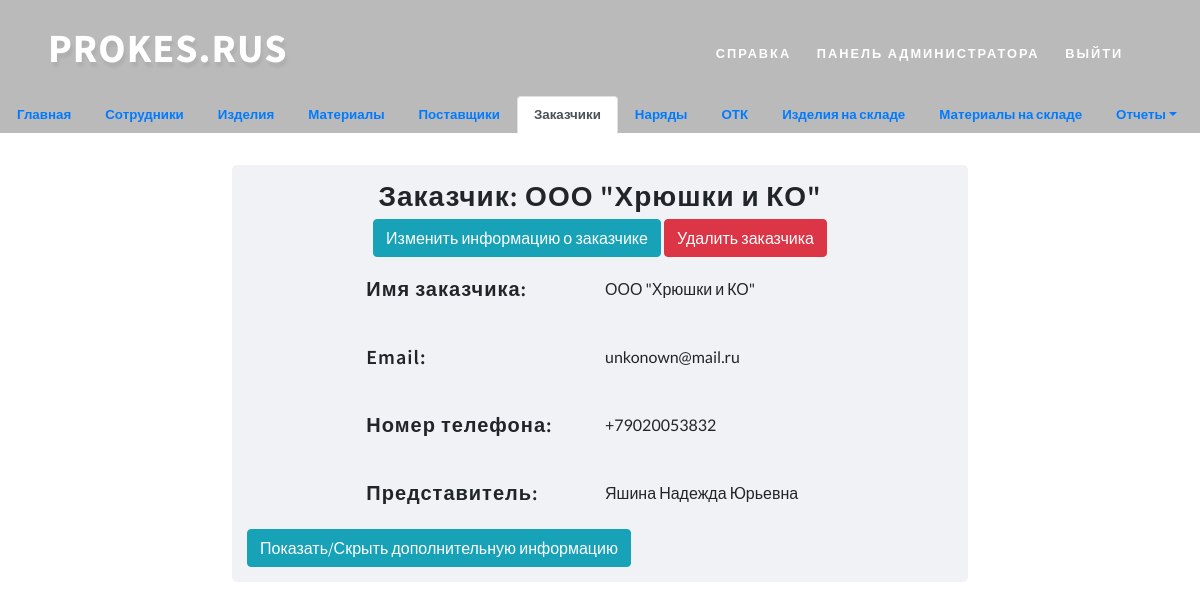
/customer_list/1/ (signed in), run on the app's committed database.
### prokes/models.py (models this page shows, shortened)
class Customer(models.Model):
    name = models.CharField("Имя заказчика", max_length=120)
    email = models.EmailField("Email", unique=True)
    phone_number = models.CharField("Номер телефона", max_length=11, default='8')
    representative = models.CharField("Представитель (ФИО)", max_length=100)
    class Meta:
        verbose_name = "Заказчик"
        verbose_name_plural = 'Заказчики'

### prokes/views.py (the view, shortened to what this page needs)
# urls.py: path('customer_list/<int:pk>/', login_required(login_url='login')(views.CustomerDetailView), name="customer_detail"),
def CustomerDetailView(request, pk):
    OrderFormSet = inlineformset_factory(Customer, CheckoutGoods, fields=('date', "code_goods", "values"), extra=10)
    customer = Customer.objects.get(id=pk)
    goods = CheckoutGoods.objects.filter(customer_name=pk).order_by("date")
    formset = OrderFormSet(queryset=CheckoutGoods.objects.none(), instance=customer)
    calendar_filters = SearchCheckoutGoodsFilter(request.GET, queryset=goods)
    error = ""
    context = {"customer": customer, "formset": formset,
               "error": error, "goods": goods, "calendar_filters": calendar_filters}
    return render(request, "customer/customer_detail.html", context)

### prokes/models.py (called while the page is built)
    def __str__(self):
        return self.code

### prokes/templatetags/poll_extras.py (called while the page is built)
@register.filter()
def values(items, attr_name):
    return [getattr(i, attr_name) for i in items]

@register.filter()
def distinct(items):
    return set(items)

### templates/customer/customer_detail.html (shortened to what this page needs)
{% extends 'customer/base.html' %}
{% load poll_extras %}
{% block customer %}
    <div class="container h-100">
        <div class="row h-100 justify-content-center align-items-center">
            <div enctype="multipart/form-data" class="col-8" style="min-width: 320px;background-color: #f0f2f5; border-radius: 5px;">
            <h3 class="editContent" style="text-align: center; margin-top: 15px; margin-bottom: 5px">Заказчик: {{ customer.name }}</h3>
                <div style="text-align: center; margin-top: 5px; margin-bottom: 15px">
                    <input type="button" class="btn btn-info" onclick='location.href="update"' value="Изменить информацию о заказчике">
                    <input type="button" class="btn btn-danger" onclick='location.href="delete"' value="Удалить заказчика">
                </div>
            <div class="form-row justify-content-center" style="margin-top: 20px">
                    <div class="form-group col-sm-4">
                        <h5>Имя заказчика:</h5>
                    </div>
                    <div class="form-group col-sm-4">
                        <label>{{ customer.name }}</label>
                    </div>
                </div>
                <div class="form-row justify-content-center" style="margin-top: 20px">
                    <div class="form-group col-sm-4">
                        <h5>Email:</h5>
                    </div>
                    <div class="form-group col-sm-4">
                        <label>{{ customer.email }}</label>
                    </div>
                </div>
                <div class="form-row justify-content-center" style="margin-top: 20px">
                    <div class="form-group col-sm-4">
                        <h5>Номер телефона:</h5>
                    </div>
                    <div class="form-group col-sm-4">
                        <label>{{ customer.phone_number }}</label>
                    </div>
                </div>
                <div class="form-row justify-content-center" style="margin-top: 20px">
                    <div class="form-group col-sm-4">
                        <h5>Представитель:</h5>
                    </div>
                    <div class="form-group col-sm-4">
                        <label>{{ customer.representative }}</label>
                    </div>
                </div>
        <input type="button" value="Показать/Скрыть дополнительную информацию" class="btn btn-info" data-toggle="collapse" href="#suppliers_orders" role="button" aria-expanded="false" aria-controls="collapseExample" style="margin-bottom: 15px">
        </div>
            </div>
        </div>
{% endblock customer %}

### static/css/style.css (style rules this page uses)
html, body { margin: 0; font-size: 100%; background: #fff; font-family: 'Lato', sans-serif; scroll-behavior: smooth; }
input[type="button"], input[type="submit"], input[type="text"], input[type="email"], input[type="search"] { transition: 0.5s all; -webkit-transition: 0.5s all; -moz-transition: 0.5s all; -o-transition: 0.5s all; -ms-transition: 0.5s all; font-family: 'Source Sans Pro', sans-serif; }
h1, h2, h3, h4, h5, h6 { margin: 0; letter-spacing: 1px; font-weight: 600; font-family: 'Source Sans Pro', sans-serif; }

### templates/base.html (style rules this page uses)
body, html { margin: 0; padding: 0; height: 100%; width: 100%; }

### data on the page
Customer: name "ООО \"Хрюшки и КО\"", email "unkonown@mail.ru", phone_number "+79020053832", representative "Яшина Надежда Юрьевна"
